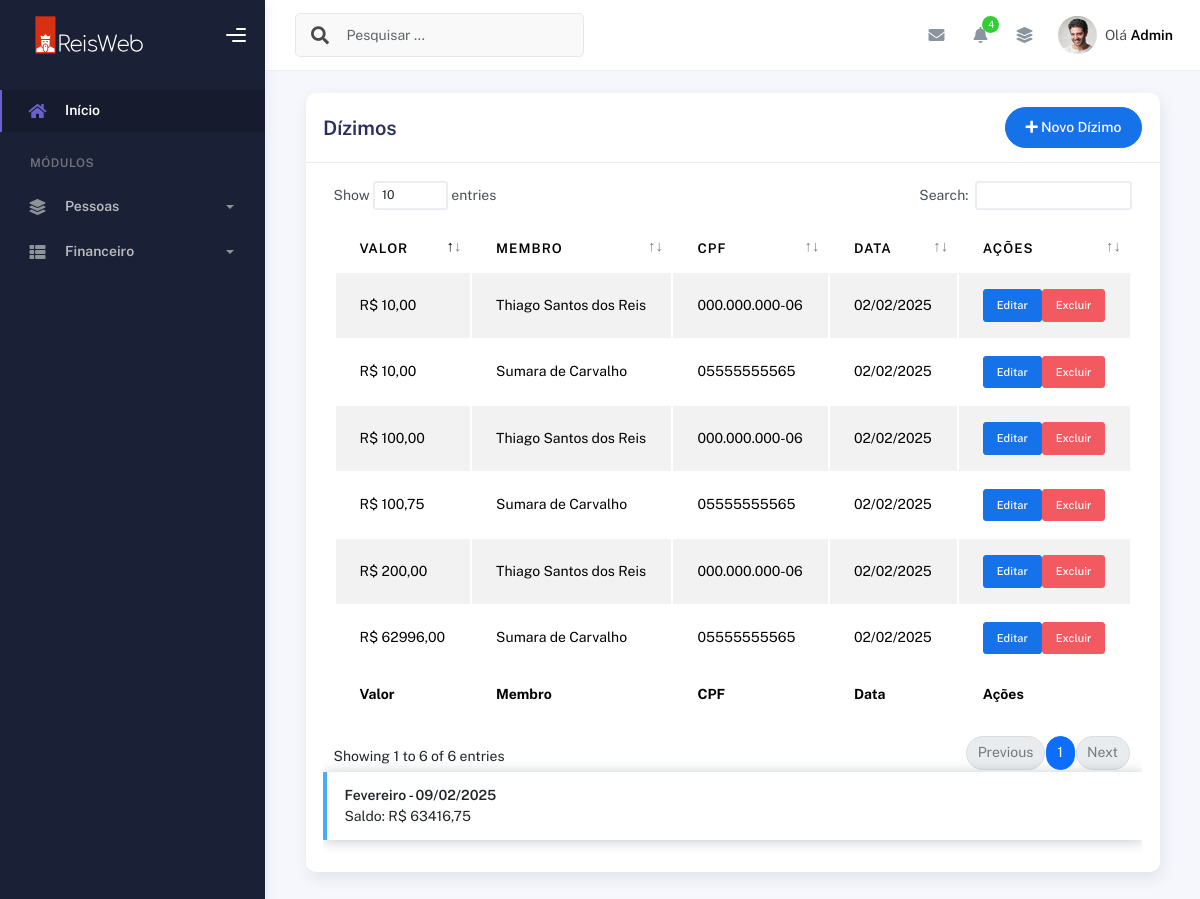
Page /dizimos/ (signed in) on the earlier database version.
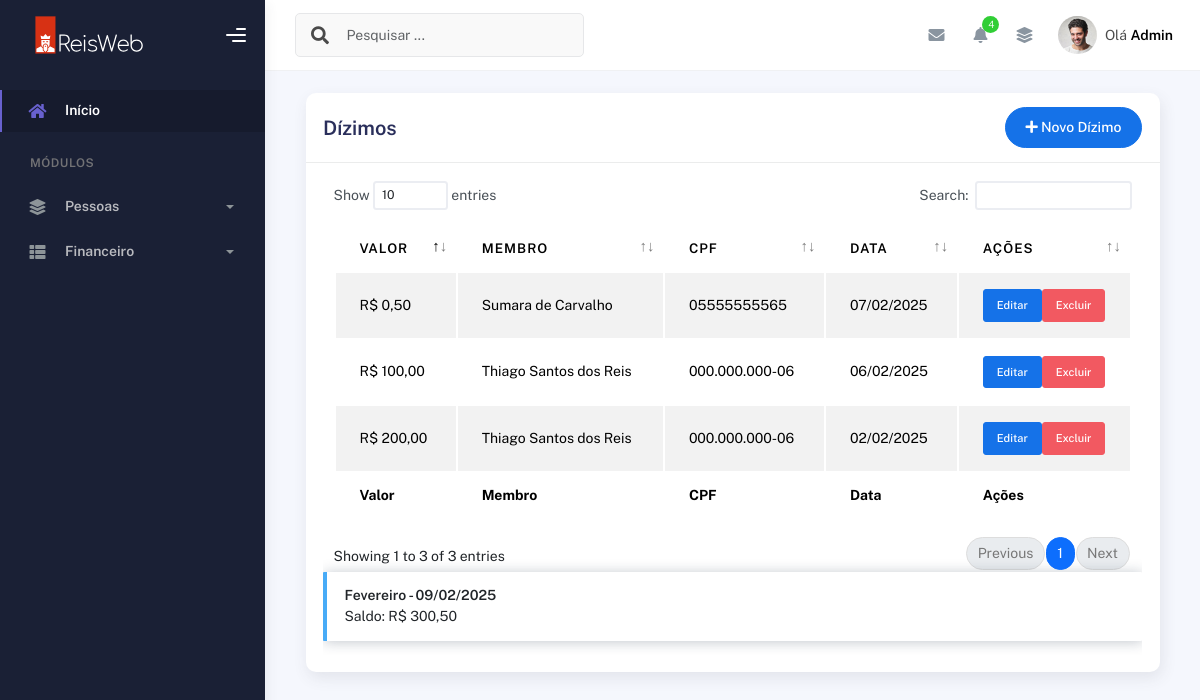
Same page on the later database version.
### plataformadizimos/models.py (models this page shows, shortened)
class Dizimos(models.Model):
    membro = models.ForeignKey(Membros, on_delete=models.CASCADE)
    valor = models.DecimalField(max_digits=10, decimal_places=2)
    data_dizimo = models.DateField(auto_now_add=True)  # Data do dízimo (preenchida automaticamente)

### plataformaigreja/models.py (models this page shows, shortened)
class Membros(models.Model):
    choices_sexo = (('F', 'Feminino'),
                    ('M', 'Masculino'))
    choices_cargo = (('A', 'Auxiliar'),
                     ('C', 'Congregado'),
                     ('Cr', 'Crianças'),
                     ('Da', 'Diaconisa'),
                     ('D', 'Diácono'),
                     ('E', 'Evangelista'),
                     ('J', 'Jovem'),
                     ('Mb', 'Membro'),
                     ('Mi', 'Missionário(a)'),
                     ('Pr', 'Pastor'),
                     ('P', 'Presbítero'))
    nome = models.CharField(max_length=50)
    sexo = models.CharField(max_length=1, choices=choices_sexo)
    cpf = models.CharField(max_length=20, blank=True, null=True)
    email = models.EmailField(blank=True, null=True)
    telefone = models.CharField(max_length=19, blank=True, null=True)
    endereco = models.CharField(max_length=100, blank=True, null=True)
    foto = models.ImageField(upload_to="img_membros", null=True, blank=True)
    data_nascimento = models.DateField(null=True, blank=True)
    data_batismo = models.DateField(null=True, blank=True)
    cargo = models.CharField(max_length=2, choices=choices_cargo)
    pastor = models.ForeignKey(
        User,
        on_delete=models.CASCADE
    )

### plataformadizimos/views.py (the view, shortened to what this page needs)
# urls.py: path('dizimos/', views.dizimos, name='dizimos'),
@login_required(login_url='/usuarios/login')
def dizimos(request):
    data_atual = datetime.now()
    mes_atual = data_atual.month
    ano_atual = data_atual.year
    dizimos = Dizimos.objects.filter(membro__pastor=request.user).order_by("-data_dizimo")
    total_dizimos = Dizimos.objects.filter(
        membro__pastor=request.user,
        data_dizimo__month=mes_atual,
        data_dizimo__year=ano_atual
    ).aggregate(Sum('valor'))['valor__sum'] or 0
    membros = Membros.objects.filter(pastor=request.user)
    return render(request, "dizimos.html", {
        "membros": membros,
        "dizimos": dizimos,
        "total_dizimos": total_dizimos,
        "data_atual": data_atual,
    })

### plataformadizimos/templates/dizimos.html (shortened to what this page needs)
{% extends "bases/base_plataformaigreja.html" %}
{% load static %}
{% block 'conteudo' %}
  <div class="container">
    <div class="page-inner">
      <div class="col-md-12">
        <div class="card">
          <div class="card-header">
            <div class="d-flex align-items-center">
              <h4 class="card-title">Dízimos</h4>
                <button
                  class="btn btn-primary btn-round ms-auto"
                  data-bs-toggle="modal"
                  data-bs-target="#addRowModal"
                >
                  <i class="fa fa-plus"></i>
                  Novo Dízimo
                </button>
            </div>
          </div>
        <div class="card-body">
                    <div class="table-responsive">
                      <table
                        id="add-row"
                        class="display table table-striped table-hover"
                      >
                        <thead>
                          <tr>
                            <th>Valor</th>
                            <th>Membro</th>
                            <th>CPF</th>
                            <th>Data</th>
                            <th style="width: 10%">Ações</th>
                          </tr>
                        </thead>
                        <tfoot>
                          <tr>
                            <th>Valor</th>
                            <th>Membro</th>
                            <th>CPF</th>
                            <th>Data</th>
                            <th>Ações</th>
                          </tr>
                        </tfoot>
                        <tbody>
                          {% for dizimo in dizimos %}
                            <tr>
                              <td>R$ {{ dizimo.valor }}</td>
                              <td>{{ dizimo.membro.nome }}</td>
                              <td>{{dizimo.membro.cpf}}</td>
                              <td>{{ dizimo.data_dizimo|date:"d/m/Y" }}</td>
                              <td>
                                <div class="form-button-action">
                                  <form action="" method="POST" style="display:inline;">
                                  <a href="{% url 'editar_dizimo' dizimo.id %}">
                                  <button
                                    type="button"
                                    title="Editar"
                                    class="btn btn-primary btn-sm editar-dizimo"
                                    data-original-title="Edit Task"
                                  >
                                    Editar
                                  </button>
                                </a>
                              </form>
                                  <form action="{% url 'excluir_dizimo' dizimo.id %}" method="POST" style="display:inline;">
                                    <button
                                      type="submit"
                                      class="btn btn-danger btn-sm"
                                      onclick="return confirm('Tem certeza que deseja excluir este dízimo?')">
                                      Excluir
                                    </button>
                                  </form>
                                </div>
                              </td>
                            </tr>
                          {% endfor %}
                        </tbody>
                      </table>
                      <div class="alert alert-info">
                        <strong>{{ data_atual|date:"F" }} - {{ data_atual|date:"d/m/Y" }}</strong>
                        <br/>Saldo: R$ {{ total_dizimos|floatformat:2 }}
                      </div>
                    </div>
                  </div>
                </div>
              </div>
            </div>
          </div>
        </div>
      </div>
    </div>
{% endblock %}

### templates/bases/base_plataformaigreja.html (shortened to what this page needs)
{% extends "bases/base.html" %}
{% load static %}

### templates/bases/base.html (shortened to what this page needs)
{% load static %}
<!DOCTYPE html>
<html lang="pt-BR">
  <head>
    <link href="{% static 'geral/assets/css/bootstrap.min.css' %}" rel="stylesheet">
    <link href="{% static 'geral/assets/css/plugins.min.css' %}" rel="stylesheet">
    <link href="{% static 'geral/assets/css/kaiadmin.min.css' %}" rel="stylesheet">
    <link href="{% static 'geral/assets/css/demo.css' %}" rel="stylesheet">
  </head>
  <body>
    <div class="wrapper">
      {% if user.is_authenticated %}
        <div class="sidebar" data-background-color="dark">
          <div class="sidebar-logo">
            <div class="logo-header" data-background-color="dark">
              <a href="#" class="logo">
                <img
                  src="{% static 'geral/assets/img/kaiadmin/logorw.svg'%}"
                  alt="navbar brand"
                  class="navbar-brand"
                  height="40"
                />
              </a>
              <div class="nav-toggle">
                <button class="btn btn-toggle toggle-sidebar">
                  <i class="gg-menu-right"></i>
                </button>
              </div>
            </div>
          </div>
          <div class="sidebar-wrapper scrollbar scrollbar-inner">
            <div class="sidebar-content">
              <ul class="nav nav-secondary">
                <li class="nav-item active">
                  <a
                    data-bs-toggle="collapse"
                    href="#"
                    class="collapsed"
                    aria-expanded="false"
                  >
                    <i class="fas fa-home"></i>
                    <p>Início</p>
                  </a>
                </li>
                <li class="nav-section">
                  <h4 class="text-section">Módulos</h4>
                </li>
                <li class="nav-item">
                  <a data-bs-toggle="collapse" href="#base">
                    <i class="fas fa-layer-group"></i>
                    <p>Pessoas</p>
                    <span class="caret"></span>
                  </a>
                </li>
                <li class="nav-item">
                  <a data-bs-toggle="collapse" href="#sidebarLayouts">
                    <i class="fas fa-th-list"></i>
                    <p>Financeiro</p>
                    <span class="caret"></span>
                  </a>
                </li>
              </ul>
            </div>
          </div>
        </div>
        <div class="main-panel">
          <div class="main-header">
            <nav
              class="navbar navbar-header navbar-header-transparent navbar-expand-lg border-bottom"
            >
              <div class="container-fluid">
                <nav
                  class="navbar navbar-header-left navbar-expand-lg navbar-form nav-search p-0 d-none d-lg-flex"
                >
                  <div class="input-group">
                    <div class="input-group-prepend">
                      <button type="submit" class="btn btn-search pe-1">
                        <i class="fa fa-search search-icon"></i>
                      </button>
                    </div>
                    <input
                      type="text"
                      placeholder="Pesquisar ..."
                      class="form-control"
                    />
                  </div>
                </nav>
                <ul class="navbar-nav topbar-nav ms-md-auto align-items-center">
                  <li class="nav-item topbar-icon dropdown hidden-caret">
                    <a
                      class="nav-link dropdown-toggle"
                      href="#"
                      id="messageDropdown"
                      role="button"
                      data-bs-toggle="dropdown"
                      aria-haspopup="true"
                      aria-expanded="false"
                    >
                      <i class="fa fa-envelope"></i>
                    </a>
                  </li>
                  <li class="nav-item topbar-icon dropdown hidden-caret">
                    <a
                      class="nav-link dropdown-toggle"
                      href="#"
                      id="notifDropdown"
                      role="button"
                      data-bs-toggle="dropdown"
                      aria-haspopup="true"
                      aria-expanded="false"
                    >
                      <i class="fa fa-bell"></i>
                      <span class="notification">4</span>
                    </a>
                  </li>
                  <li class="nav-item topbar-icon dropdown hidden-caret">
                    <a
                      class="nav-link"
                      data-bs-toggle="dropdown"
                      href="#"
                      aria-expanded="false"
                    >
                      <i class="fas fa-layer-group"></i>
                    </a>
                  </li>
                  <li class="nav-item topbar-user dropdown hidden-caret">
                    <a
                      class="dropdown-toggle profile-pic"
                      data-bs-toggle="dropdown"
                      href="#"
                      aria-expanded="false"
                    >
                      <div class="avatar-sm">
                        <img
                          src="assets/img/profile.jpg"
                          alt="..."
                          class="avatar-img rounded-circle"
                        />
                      </div>
                      <span class="profile-username">
                        <span class="op-7">Olá</span>
                        <span class="fw-bold">Admin</span>
                      </span>
                    </a>
                  </li>
                </ul>
              </div>
            </nav>
          </div>
          <div class="container">
            {% block 'conteudo' %}
            {% endblock %}
    {% endif %}
  </body>
</html>

Differences in the rows shown:
removed Dizimos: valor "100,00", membro.nome "Thiago Santos dos Reis", membro.cpf "000.000.000-06", data_dizimo "02/02/2025"
removed Dizimos: valor "10,00", membro.nome "Thiago Santos dos Reis", membro.cpf "000.000.000-06", data_dizimo "02/02/2025"
removed Dizimos: valor "100,75", membro.nome "Sumara de Carvalho", membro.cpf "05555555565", data_dizimo "02/02/2025"
removed Dizimos: valor "10,00", membro.nome "Sumara de Carvalho", membro.cpf "05555555565", data_dizimo "02/02/2025"
removed Dizimos: valor "62996,00", membro.nome "Sumara de Carvalho", membro.cpf "05555555565", data_dizimo "02/02/2025"
added Dizimos: valor "0,50", membro.nome "Sumara de Carvalho", membro.cpf "05555555565", data_dizimo "07/02/2025"
added Dizimos: valor "100,00", membro.nome "Thiago Santos dos Reis", membro.cpf "000.000.000-06", data_dizimo "06/02/2025"
Other differences:
text written by a page script: "Show entries Search: Showing 1 to 6 of 6 entries Previous 1 Next" → "Show entries Search: Showing 1 to 3 of 3 entries Previous 1 Next"
{{ total_dizimos|floatformat:2 }}: "63416,75" → "300,50"
